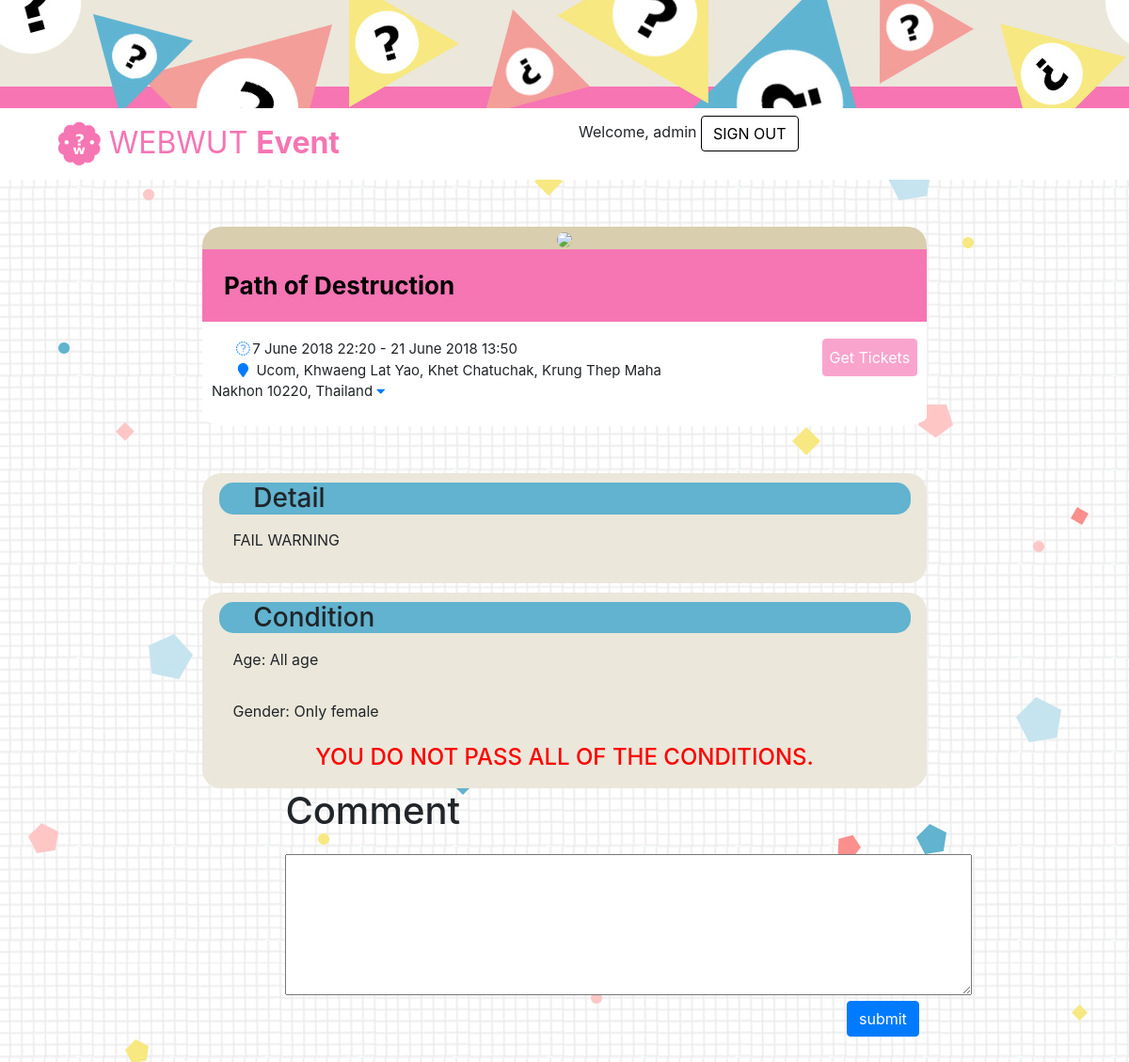
The page /event.php?id=3 (signed in) on the database its author committed.
### tables this page shows
CREATE TABLE `event` (
  `eventID` int(11) NOT NULL,
  `orgID` int(11) NOT NULL,
  `eventCreate` timestamp NOT NULL DEFAULT CURRENT_TIMESTAMP,
  `registrableDate` datetime NOT NULL,
  `eventStart` datetime NOT NULL,
  `eventEnd` datetime NOT NULL,
  `eventName` varchar(255) NOT NULL,
  `eventDetail` varchar(512) NOT NULL,
  `age` int(11) NOT NULL,
  `gender` varchar(6) NOT NULL,
  `price` int(11) NOT NULL,
  `capacity` int(11) NOT NULL,
  `indoorName` varchar(255) NOT NULL,
  `location` varchar(255) NOT NULL,
  `type` varchar(10) NOT NULL
);

### event.php (the view, shortened to what this page needs)
<!DOCTYPE html>
<html lang="en">
<head>
    <link rel="stylesheet" href="css/event.css">
    <link rel="stylesheet" href="css/comments.css">
</head>
<body>
    <?php
    include 'header.php';
    include 'services/connectDB.php';
    if (isset($conn)) {
        $eventID = $_GET['id'];
        $sql = "SELECT * FROM event WHERE eventID=?";
        $stmt = $conn->prepare($sql);
        $stmt->execute([$eventID]);
        $result = $stmt->fetch(PDO::FETCH_OBJ);
        if ($result !== FALSE) {
            $event = $result;
        } else {
            header('location:oops.php');
        }
        $event->eventStart = date("j F Y G:i", strtotime($event->eventStart));
        $event->eventEnd = date("j F Y G:i", strtotime($event->eventEnd));
        $sql = "SELECT image FROM event_image WHERE eventID=?";
        $stmt = $conn->prepare($sql);
        $stmt->execute([$_GET['id']]);
        $result = $stmt->fetchAll(PDO::FETCH_OBJ);
        $event->images = array();
        if ($result !== FALSE) {
            foreach ($result as $value) {
                $event->images[] = $value->image;
            }
        }
        $sql = 'SELECT age, gender FROM personal_info WHERE userID='.$_SESSION['ID'];
        $stmt = $conn->prepare($sql);
        $stmt->execute();
        $info = $stmt->fetch(PDO::FETCH_OBJ);
        $PASS_CONDITION = TRUE;
        if ($info->age < $event->age) {
            $PASS_CONDITION = FALSE;
        }
        if ($event->gender != "all" && $event->gender != $info->gender) {
            $PASS_CONDITION = FALSE;
        }
        $sql = 'SELECT * FROM event_attendant WHERE aID='.$_SESSION['ID'].' AND eventID='.$_GET['id'];
        $stmt = $conn->prepare($sql);
        $stmt->execute();
        $attended = $stmt->fetch(PDO::FETCH_OBJ);
        $ISATTENDED = FALSE;
    }
    ?>
    <div class="container" id="main-content">
        <div class="col-12 padding-top" id="event">
            <div class="event-cover">
                <img class="img-responsive top-radius" style="height: 250px;" src="assets/events/<?php echo $event->images[0]; ?>">
            </div>
            <div class="content-box no-border-bottom">
                <h1 id="event-title">
                    <?php echo $event->eventName; ?>
                </h1>
                <div class="row" id="event-sub">
                    <div id="event-info" class="col-xs-12 col-sm-8">
                        <div id="event-time">
                            <i class="fa fa-clock-o fa-fw text-primary"></i><?php echo $event->eventStart." - ".$event->eventEnd; ?>
                        </div>
                        <div id="event-location">
                            <toggle id="event-map-toggle" data-toggle="collapse" href="#event-map">
                                <i class="fa fa-map-marker fa-fw text-primary"></i>
                                <?php echo $event->location; ?>
                                <i class="fa fa-caret-down text-primary"></i>
                            </toggle>
                        </div>
                    </div>
                    <div class="col-xs-12 col-sm-4 text-right text-xs-center action-button">
                        <?php
                        if (!$ISATTENDED) {
                            echo '<a class="btn btn-secondary '.($PASS_CONDITION ? '' : 'disabled').'" id="top-buy-tickets-btn" data-scroll="true" href="#event-ticket">'.($event->price <= 0 ? "Get Tickets" : "Buy Ticket").'</a>';
                        } else {
                            if ($attended->flag != 1) {
                                echo '<a class="btn btn-secondary disabled">รอการยืนยัน</a>';
                            } else {
                                echo '<a class="btn btn-success disabled">เข้าร่วมแล้ว</a>';
                            }
                        }
                        ?>
                    </div>
                </div>
            </div>
            <div id="event-detail" class="margin-top">
                <h3>Detail</h3>
                <p><?php echo $event->eventDetail ?></p>
            </div>
            <div id="event-condition" >
                <h3>Condition</h3>
                <p>Age: <?php echo $event->age==-1? "All age" : $event->age." above" ?></p>
                <p>Gender: <?php echo $event->gender=="all"? "All Gender" : "Only ".$event->gender ?></p>
                <h4 style="color: <?php echo $PASS_CONDITION ? 'green' : 'red' ?>"><?php echo $PASS_CONDITION ? "YOU DO PASS ALL OF THE CONDITIONS." : "YOU DO NOT PASS ALL OF THE CONDITIONS." ?></h4>
            </div>
        </div>
        <div id="comments">
            <?php include 'services/comments.php'; ?>
        </div>
    </div>
</body>
</html>

### css/event.css (style rules this page uses)
.container { padding: 0; }
#event-title { font-size: 26px; }
#event-info { font-size: 15px; }
.padding-top { padding-top: 50px; }
#event { max-width: 800px; margin: 0 auto; }
.top-radius { border-radius: 20px; }
#main-content { padding-bottom: 50px; }
#event-map-toggle { padding: 0 5%; cursor: pointer; }
.content-box { background-color:white; padding: 0 0 2% 0; border-radius: 5%; }
#event-title { background-color:#f675b3; padding: 2%; color: Black; font-weight:bolder; border: 5px; }
#event-title { background-color:#f675b3; padding: 3%; color: Black; }
#event-time { padding: 0 5%; }
#top-buy-tickets-btn { padding: 3%; background-color: #f675b3; border-color: #f675b3; }
#event-sub { padding: 10px; }
.event-cover { text-align: center; background-color: #d9ceae; border-top-left-radius: 20px; border-top-right-radius: 20px; }
.margin-top { margin-top: 50px; }
#event-detail { background-color: #ebe7da; padding: 10px; border-radius: 20px; }
#event-condition { background-color: #ebe7da; padding: 10px; margin-top: 10px; border-radius: 20px; }
h3 { background-color: #61b3cf; margin: 6% 1%; border-radius: 15px; text-indent: 5%; }
h4 { text-align: center; }
p { padding: 1% 3%; }

### css/header.css (style rules this page uses)
body { background-image: url("../assets/image/background.jpg"); background-attachment: fixed; }

### rows shown on the page
event: eventName "Path of Destruction", eventStart "7 June 2018 22:20", eventEnd "21 June 2018 13:50", location "Ucom, Khwaeng Lat Yao, Khet Chatuchak, Krung Thep Maha Nakhon 10220, Thailand", eventDetail "FAIL WARNING", gender "female"

### other values the page prints
$displayName "admin"
